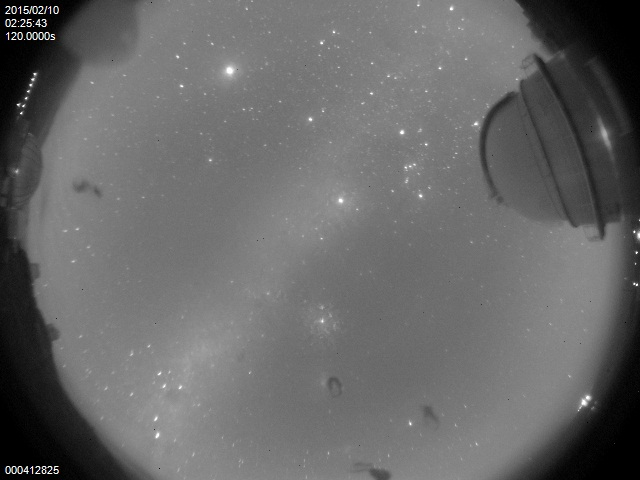
#> input picture analyse_AllSky/to_test/AllSkyImage000412825_2015-02-10_02:28.JPG, 640 x 480 px; its folder holds only this picture in this run
$ python allsky_create_catalog.py   (Python 2 division)   (older library calls are emulated)
#> lines starting #> are read from the running program, lines starting #| are printed output that depends on the picture; after the words box and inside, x2 and y2 are one past the last pixel; in counts of white or black regions, pixels touching at a corner belong together
### analyse_AllSky/util.py
"""
Useful functions and definitions
"""

import os
import cPickle as pickle
import gzip
import copy

import scipy.ndimage
import numpy as np

import urllib2, re

def rgb2gray(arr):
	red = arr[:,:,0]
	green = arr[:,:,1]
	blue = arr[:,:,2]

	return 0.299 * red + 0.587 * green + 0.144 * blue

def get_mask(ar):
	s=np.shape(ar)
	# [6 lines of commented-out code are left out]
	xxa, xxb = s[0]/2, s[1]/2
	r = 285
	y,x = np.ogrid[-xxa:s[0]-xxa, -xxb:s[1]-xxb]

	adan, bdan = 145, 570
	rdan = 88
	ydan,xdan = np.ogrid[-adan:s[0]-adan, -bdan:s[1]-bdan]

	mask = np.logical_or(x*x + y*y >= r*r, xdan*xdan + ydan*ydan <= rdan*rdan)

	return mask

def loadallsky(fnimg, return_complete=False):
	im = scipy.ndimage.imread(fnimg)
	ar = np.array(im)
	ar = rgb2gray(ar)
	rest = copy.copy(ar)

	mask = get_mask(ar)
	ar[mask] = np.nan

	if return_complete:
		return ar, rest
	else:
		return ar

def writepickle(obj, filepath, protocol = -1):
	"""
	I write your python object obj into a pickle file at filepath.
	If filepath ends with .gz, I'll use gzip to compress the pickle.
	Leave protocol = -1 : I'll use the latest binary protocol of pickle.
	"""
	if os.path.splitext(filepath)[1] == ".gz":
		pkl_file = gzip.open(filepath, 'wb')
	else:
		pkl_file = open(filepath, 'wb')

	pickle.dump(obj, pkl_file, protocol)
	pkl_file.close()

# [12 lines left out: function readpickle, not called in this run]

from scipy.optimize import leastsq

# [99 lines left out: functions gaussian, fwhm, get_params, not called in this run]

def get_radius(elev, ff, k1, k2, r0):
	return ff*k1*np.tan(k2 * elev / 2.) * r0

# [65 lines left out: functions get_image_coordinates, get_wind, not called in this run]

### analyse_AllSky/allsky_create_catalog.py
import numpy as np
import scipy.ndimage
import matplotlib.pyplot as plt
import util
import matplotlib.cm as cm
import os
import glob

import config

def keypress(event):
	global instr

	names = {'c':'cloud-covered', 's':'Good sky', 'm':'moon', 'u':'Unknown/defects'}

	if event.key in ['c','s','m','u']:
		print 'Pressed "%s" --> %s' % (event.key, names[event.key])
		plt.close()
		instr = event.key
	else:
		print "mumble mumble, ignored"

#disable matplotlib keymaps
keyMaps = [key for key in plt.rcParams.keys() if 'keymap.' in key]
for keyMap in keyMaps:
	plt.rcParams[keyMap] = ''

list_of_image = glob.glob("to_test/AllSkyImage*.JPG")
if os.path.exists(config.db_fname):
	[id_im, coords, datas, labels] = util.readpickle(config.db_fname)
	coords = coords.tolist()
	datas = datas.tolist()
else:
	datas = []
	coords = []
	labels = []
	id_im = []

list_img_already_done = np.unique(id_im)


for fnimg in list_of_image:
	if fnimg in list_img_already_done:
		print '%s already in database, skipping...' % fnimg
		continue

	print 'Loading %s...' % fnimg
	ar = util.loadallsky(fnimg)
#> in loadallsky, im is the input picture: shape (480, 640, 3); mean R, G, B 103.5, 103.4, 103.5
#> in loadallsky, `mask = get_mask(ar)`:
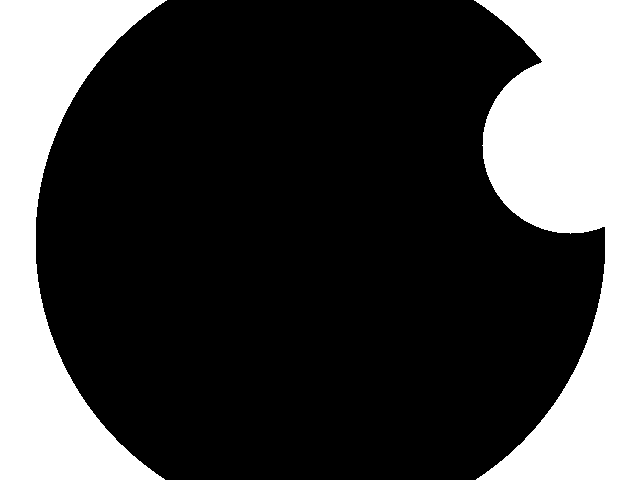
#> mask: shape (480, 640) bool; 27.8% white; 2 white regions, box (x1, y1, x2, y2) and area: (474, 0, 640, 480) 49604, (0, 0, 167, 480) 35645
#> in loadallsky, `ar[mask] = np.nan`:
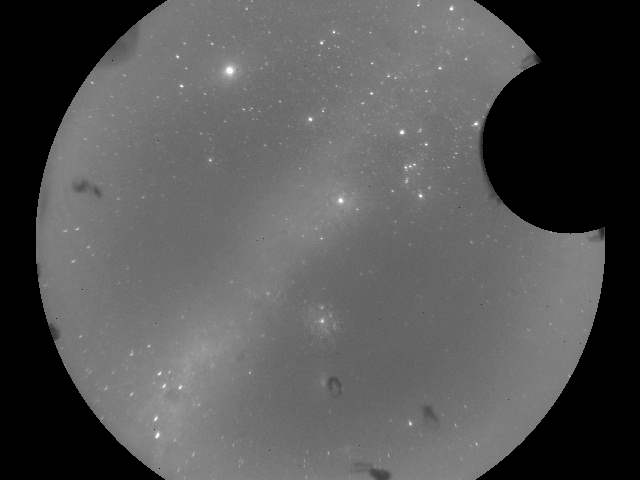
#> ar: shape (480, 640) float64; 27.75% of the values are NaN or infinite; the others: min 11.33, max 262.6, mean 127; drawn with min black, max white, NaN and infinite black
	s=np.shape(ar)
#> s = (480, 640)

	for y in range(config.a/2, s[0]-config.a/2, config.deltaat):

		for x in range(config.a/2, s[1]-config.a/2, config.deltaat):

			win = ar[y-config.a/2:y+config.a/2, x-config.a/2:x+config.a/2]
			#win = win.flatten()
			nb_nans = np.isnan(win)
			nb_nans = np.size(np.where(nb_nans))


			if nb_nans > 0:
				continue

			coords.append([float(x),float(-y)])

			winf = win.flatten()
			#winf = winf[~np.isnan(winf)]
			winf[np.isnan(winf)] = np.median(winf)
			#exit()
			datas.append(np.asarray(winf))

			fig = plt.figure(figsize=(12,6))
			ax0 = plt.subplot(121)
			ax0.imshow(win, interpolation="nearest", vmin=0, vmax=255, cmap = cm.Greys_r)

			ax1 = plt.subplot(122)
			cmap = cm.Greys_r
			ax1.imshow(ar, interpolation="nearest", vmin=0, vmax=255, cmap = cmap)
			xxx = np.array([x-config.a/2, x-config.a/2, x+config.a/2, x+config.a/2, x-config.a/2]) - 0.5
			yyy = np.array([y+config.a/2, y-config.a/2, y-config.a/2, y+config.a/2, y+config.a/2]) - 0.5
			ax1.plot(xxx, yyy, color="red")

			ax1.set_xlim([0, s[1]])
			ax1.set_ylim([0, s[0]])
			ax1.set_xticks([])
			ax1.set_yticks([])

			ax1.annotate('s: good sky\nc: clouds\nm: moon\nu: unknown/defect',
				xy=(0.6, 0.3),  # theta, radius
				xytext=(0.5, 0.18),	# fraction, fraction
				textcoords='figure fraction',
				arrowprops=None,
				horizontalalignment='left',
				verticalalignment='top',
				)

			instr = ''
			cid = fig.canvas.mpl_connect('key_press_event', keypress)
			plt.show()
			labels.append(instr)
			id_im.append(fnimg)
#> this loop made 12 passes
#> pass 1, `plt.show()`:
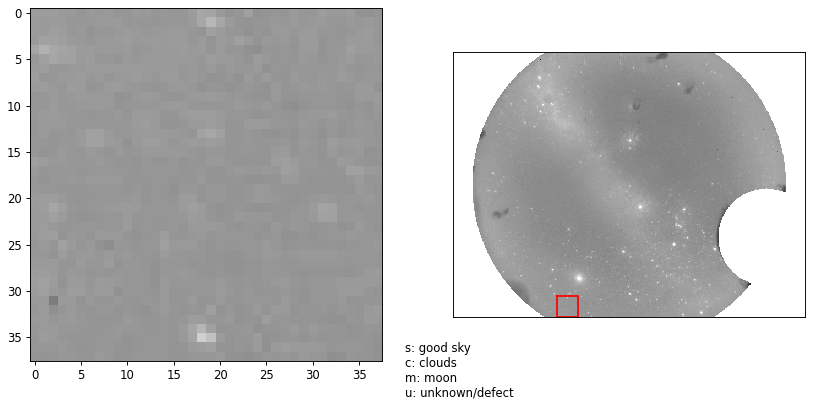
#> figure drawn by matplotlib, 2 panels
#> pass 1, `plt.show()`:
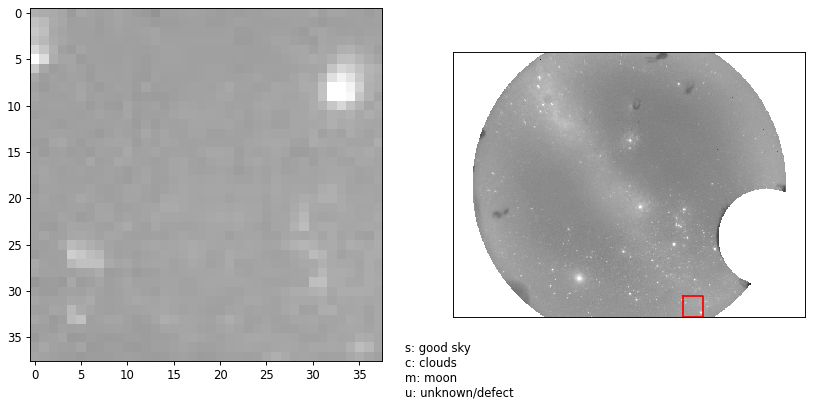
#> figure drawn by matplotlib, 2 panels
#> pass 2, `plt.show()`:
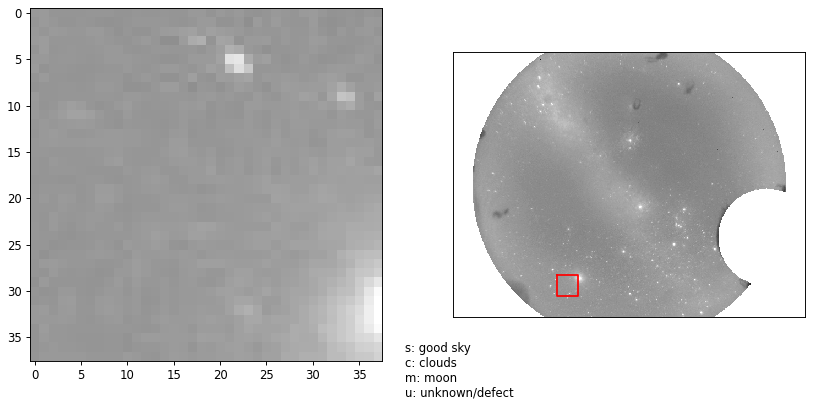
#> figure drawn by matplotlib, 2 panels
#> pass 2, `plt.show()`:
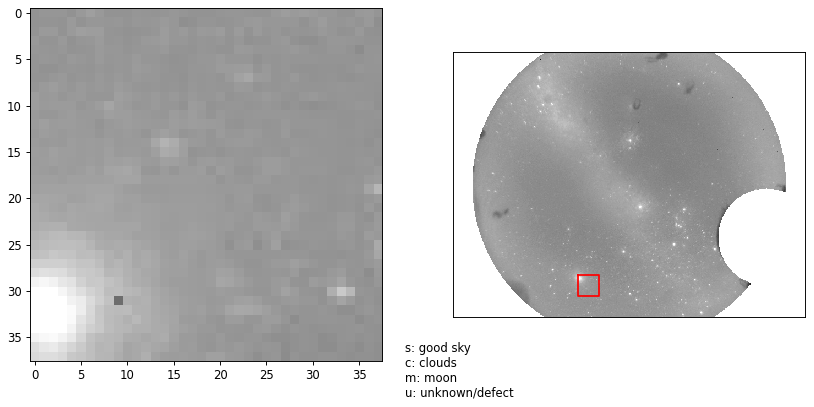
#> figure drawn by matplotlib, 2 panels
#> after the loop: win: shape (38, 38) float64; every value is NaN or infinite
#> after the loop, coords = 127 pairs, first value 57 to 551, second value -437 to -19; datas = 127 items; id_im = 127 items; labels = 127 items, first 6: '', '', '', '', '', ''

datas = np.asarray(datas)
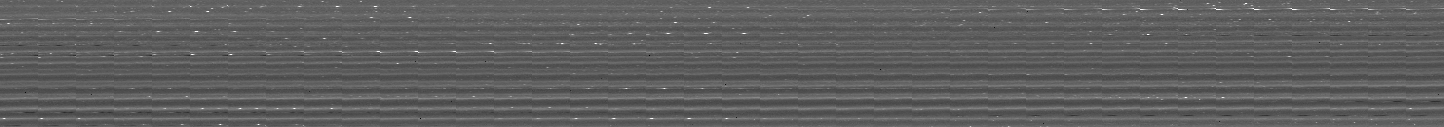
#> datas: shape (127, 1444) float64; min 45.32, max 262.6, mean 126.1; drawn with min black and max white
coords = np.asarray(coords)

database = [id_im, coords, datas, labels]
util.writepickle(database, config.db_fname)

$ run again, on analyse_AllSky/to_test/AllSkyImage000419776_2015-02-20_06:09.JPG
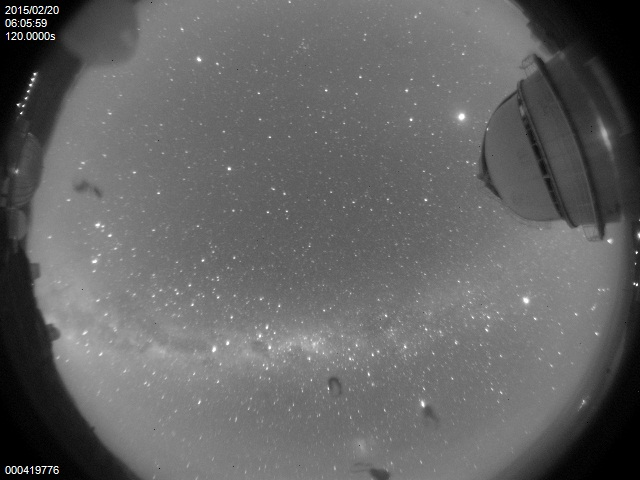
#> input picture analyse_AllSky/to_test/AllSkyImage000419776_2015-02-20_06:09.JPG, 640 x 480 px
#> in loadallsky, im is the input picture: shape (480, 640, 3); mean R, G, B 100.2, 100.2, 100.2
#> mask: shape (480, 640) bool; 27.8% white; 2 white regions, box (x1, y1, x2, y2) and area: (474, 0, 640, 480) 49604, (0, 0, 167, 480) 35645
#> the loop `for y in range(config.a/2, s[0]-config.a/2, config.deltaat): ` made 12 passes
#> pass 2, `plt.show()`:
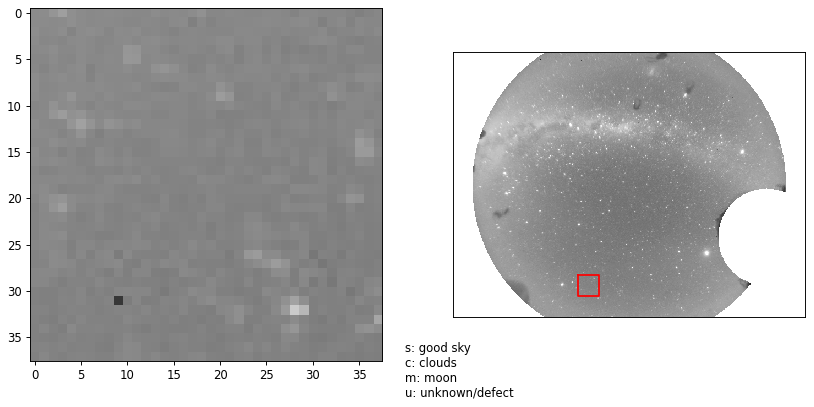
#> figure drawn by matplotlib, 2 panels
#> after the loop `for y in range(config.a/2, s[0]-config.a/2, config.deltaat):`: coords = 127 pairs, first value 57 to 551, second value -437 to -19; datas = 127 items; labels = 127 items, first 6: '', '', '', '', '', ''
#> `datas = np.asarray(datas)`:
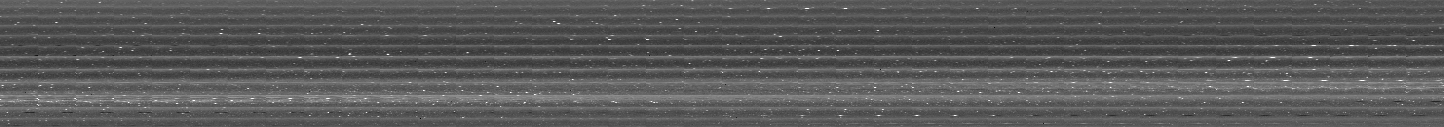
#> datas: shape (127, 1444) float64; min 45.32, max 262.6, mean 121.3; drawn with min black and max white

$ run again, on analyse_AllSky/to_test/AllSkyImage000419817.JPG
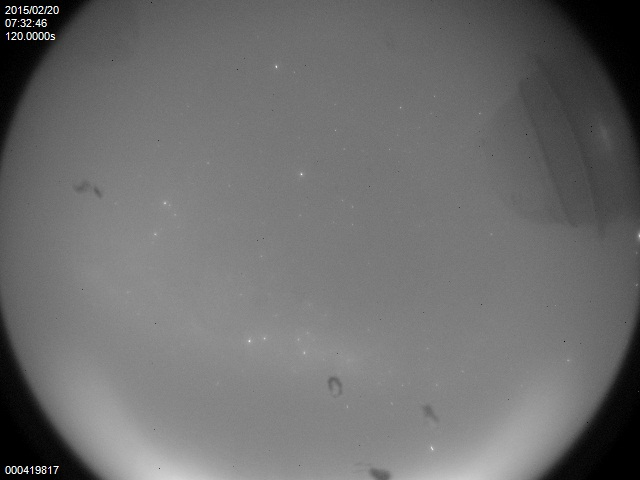
#> input picture analyse_AllSky/to_test/AllSkyImage000419817.JPG, 640 x 480 px
#> in loadallsky, im is the input picture: shape (480, 640, 3); mean R, G, B 109.3, 109.3, 109.3
#> mask: shape (480, 640) bool; 27.8% white; 2 white regions, box (x1, y1, x2, y2) and area: (474, 0, 640, 480) 49604, (0, 0, 167, 480) 35645
#> the loop `for y in range(config.a/2, s[0]-config.a/2, config.deltaat): ` made 12 passes
#> pass 1, `plt.show()`:
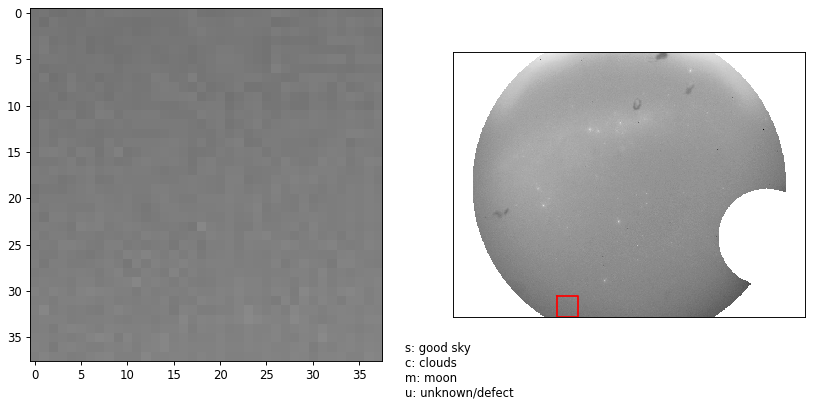
#> figure drawn by matplotlib, 2 panels
#> after the loop `for y in range(config.a/2, s[0]-config.a/2, config.deltaat):`: coords = 127 pairs, first value 57 to 551, second value -437 to -19; datas = 127 items; labels = 127 items, first 6: '', '', '', '', '', ''
#> `datas = np.asarray(datas)`:
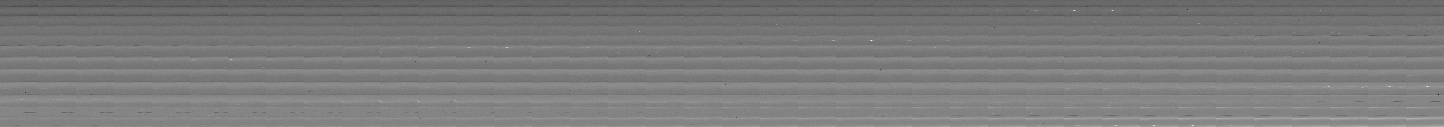
#> datas: shape (127, 1444) float64; min 2.06, max 262.6, mean 128.4; drawn with min black and max white

$ run again, on analyse_AllSky/to_test/AllSkyImage000419616_2015-02-20_00:24.JPG
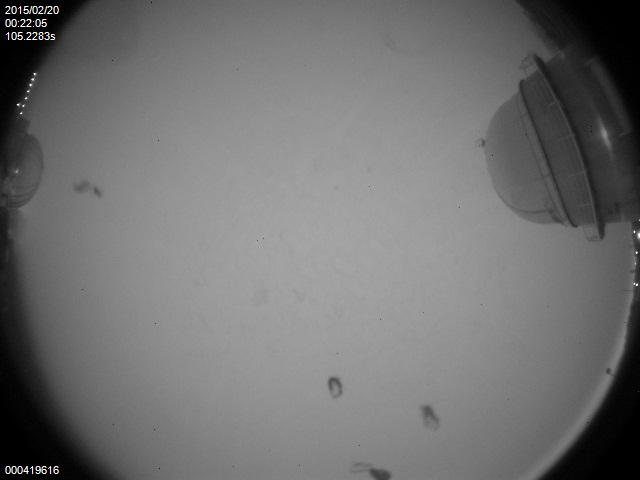
#> input picture analyse_AllSky/to_test/AllSkyImage000419616_2015-02-20_00:24.JPG, 640 x 480 px
#> in loadallsky, im is the input picture: shape (480, 640, 3); mean R, G, B 113, 113, 113
#> mask: shape (480, 640) bool; 27.8% white; 2 white regions, box (x1, y1, x2, y2) and area: (474, 0, 640, 480) 49604, (0, 0, 167, 480) 35645
#> after the loop `for y in range(config.a/2, s[0]-config.a/2, config.deltaat):`: coords = 127 pairs, first value 57 to 551, second value -437 to -19; datas = 127 items; labels = 127 items, first 6: '', '', '', '', '', ''
#> `datas = np.asarray(datas)`:
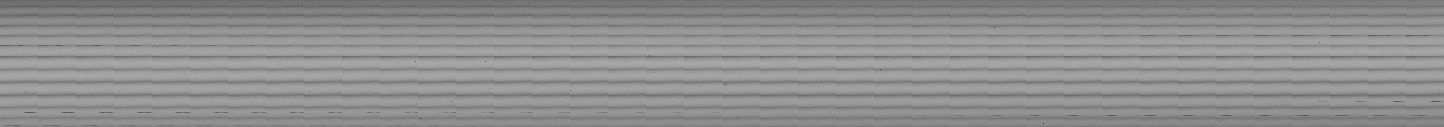
#> datas: shape (127, 1444) float64; min 39.14, max 174.1, mean 144.1
